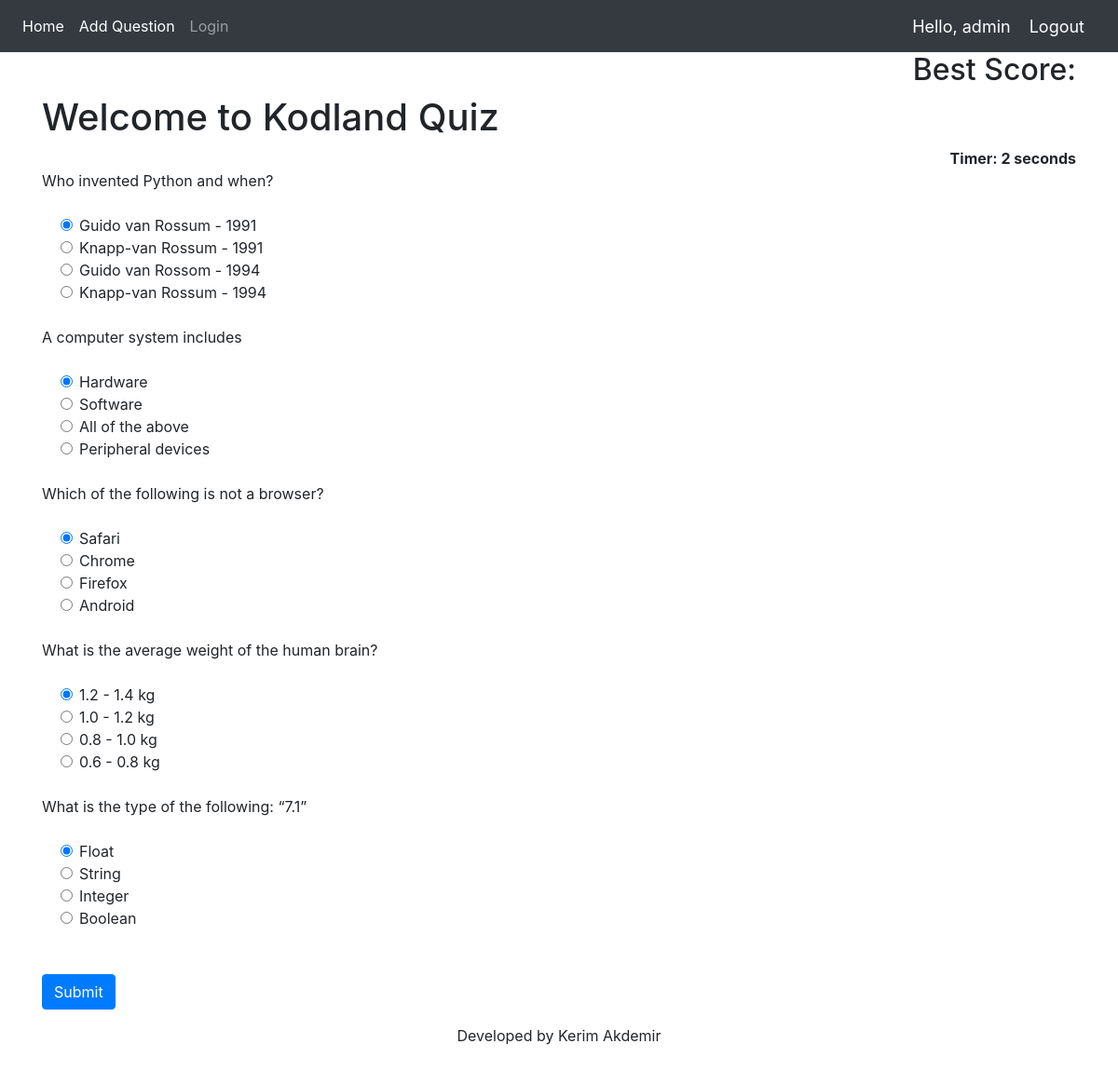
The app's page / (signed in) with its own data.
### Quiz/models.py (models this page shows, shortened)
class QuesModel(models.Model):
    question = models.CharField(max_length=200,null=True)
    op1 = models.CharField(max_length=200,null=True)
    op2 = models.CharField(max_length=200,null=True)
    op3 = models.CharField(max_length=200,null=True)
    op4 = models.CharField(max_length=200,null=True)
    ans = models.CharField(max_length=200,null=True)

### Quiz/views.py (the view)
# urls.py: 2. Add a URL to urlpatterns:  path('', views.home, name='home')
def home(request):
    if request.method == 'POST':
        score = 0
        total = 0
        for q in QuesModel.objects.all():
            total += 1
            if q.ans == request.POST.get(q.question):
                score += 10
        percent = score / (total * 10) * 100
        if request.user.is_authenticated:
            user_profile, created = UserProfile.objects.get_or_create(user=request.user)
            if percent > user_profile.best_score:
                user_profile.best_score = percent
                user_profile.save()
        context = {
            'score': score,
            'time': request.POST.get('timer'),
            'percent': percent,
            'total': total
        }
        return render(request, 'Quiz/result.html', context)
    else:
        questions = QuesModel.objects.all()
        context = {
            'questions': questions
        }
        return render(request, 'Quiz/home.html', context)

### Quiz/templates/Quiz/home.html (shortened to what this page needs)
{% extends 'Quiz/dependencies.html' %}
{% block content %}
{% load static %}
<div class="container ">
    <div class="row">
        <div class="col-md-8">
        </div>
        <div class="col-md-4 text-right">
            <h2>Best Score: {{ request.user.userprofile.best_score }}</h2>
        </div>
    </div>
<h1>Welcome to Kodland Quiz</h1>
<div align="right " id="displaytimer"><b>Timer: 0 seconds</b></div>
 <form method='post' action=''>
    {% for q  in questions%}
    <div class="form-group">
      <label for="question">{{q.question}}</label>
    </div>
    <div class="form-check">
        <div class="form-check">
            <input class="form-check-input" type="radio" name="{{q.question}}" id="gridRadios1" value="option1" checked>
            <label class="form-check-label" for="gridRadios1">
                {{q.op1}}
            </label>
        </div>
        <div class="form-check">
            <input class="form-check-input" type="radio" name="{{q.question}}" id="gridRadios2" value="option2">
            <label class="form-check-label" for="gridRadios2">
                {{q.op2}}
            </label>
        </div>
        <div class="form-check">
            <input class="form-check-input" type="radio" name="{{q.question}}" id="gridRadios1" value="option3">
            <label class="form-check-label" for="gridRadios1">
                {{q.op3}}
            </label>
        </div>
        <div class="form-check">
            <input class="form-check-input" type="radio" name="{{q.question}}" id="gridRadios2" value="option4">
            <label class="form-check-label" for="gridRadios2">
                {{q.op4}}
            </label>
        </div>
        <br>
    </div>
    {% endfor %}
    <br>
    <button type="submit" class="btn btn-primary">Submit</button>
  </form>
</div>
<center><p>Developed by Kerim Akdemir</p></center>
{% endblock %}

### Quiz/templates/Quiz/navbar.html (shortened to what this page needs)
{% load static %}
<nav class="navbar navbar-expand-lg navbar-dark bg-dark">
  <div class="collapse navbar-collapse" id="navbarNav">
    <ul class="navbar-nav">
      <li class="nav-item active">
        <a class="nav-link" href="{% url 'home' %}">Home</a>
      </li>
      {% if request.user.is_staff %}
      <li class="nav-item active">
        <a class="nav-link" href="{% url 'addQuestion' %}">Add Question</a>
      </li>
      {% endif %}
      <li class="nav-item">
        <a class="nav-link" href="{% url 'login' %}">Login</a>
      </li>
    </ul>
  </div>
  <span class="greet">Hello, {{request.user}}</span>
  <span ><a  class="greet" href="{% url 'logout' %}">Logout</a></span>
</nav>

### Quiz/templates/Quiz/navbar.html (style rules this page uses)
.greet { font-size: 18px; color: #fff; margin-right: 20px; }

### records on screen
QuesModel: question "Who invented Python and when?", op1 "Guido van Rossum - 1991", op2 "Knapp-van Rossum - 1991", op3 "Guido van Rossom - 1994", op4 "Knapp-van Rossum - 1994"
QuesModel: question "A computer system includes", op1 "Hardware", op2 "Software", op3 "All of the above", op4 "Peripheral devices"
QuesModel: question "Which of the following is not a browser?", op1 "Safari", op2 "Chrome", op3 "Firefox", op4 "Android"
QuesModel: question "What is the average weight of the human brain?", op1 "1.2 - 1.4 kg", op2 "1.0 - 1.2 kg", op3 "0.8 - 1.0 kg", op4 "0.6 - 0.8 kg"
QuesModel: question "What is the type of the following: “7.1”", op1 "Float", op2 "String", op3 "Integer", op4 "Boolean"

### other values on screen
{{ request.user }} "admin"
